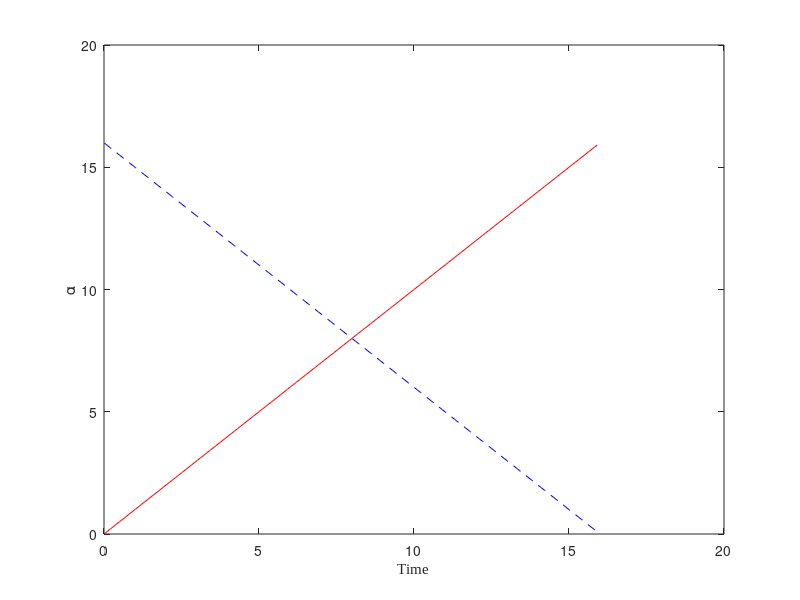

This figure's MATLAB source: (Note: this script raises an error after producing the figure.)
%The sadddle note bifurcation has problem when converging to the origin
%i.e. moving from left to right(it goes to infinity after reachin the biff
%point)
clear all, close all, clc
figpath = '../figures/';
addpath('./utils');
addpath('./NoiseFunctions/');
addpath('./plottingfunctions/');
rng(1)
%%
% Parameter to specify the type of analysis
analysisType = 'saddle';  % Change this to 'pitchfork' as needed when running different scripts

% Base directory for results
scriptFullPath = mfilename('fullpath');
[scriptPath, ~, ~] = fileparts(scriptFullPath);
resultsBasePath = fullfile(scriptPath, 'Results figures');

% Dynamic directory based on the analysis type
analysisPath = fullfile(resultsBasePath, analysisType);

% Ensure the directory exists
if ~exist(analysisPath, 'dir')
    mkdir(analysisPath);
end

% Define the path for the PDF file within the analysis directory
pdfPath = fullfile(analysisPath, 'ResultsFigures.pdf');

%%
%Number of variables
n = 3;

dt=0.1; %timestep

Initinterval = 16;
neg_inter = 0;
tinterval=[neg_inter Initinterval];
tspan2=[tinterval(2):-dt:tinterval(1)]; %interval for solving ODE
tspan=[.01:dt:tinterval(2)-tinterval(1)];
N = length(tspan);
options = odeset('RelTol',1e-12,'AbsTol',1e-12*ones(1,n));
X=[];

%Coeficients of polyorder 3 c1*t+c2*t^2+c3*t^3 & and final time value 
c=[1,0,0,Initinterval];
%Analitic polinomial
%y=c(1)*(tspan2)+c(2)*(tspan2).^2+c(3)*(tspan2).^3;
y=c(1)*(tspan)+c(2)*(tspan).^2+c(3)*(tspan).^3;
%derivative of analitical polinomial is : c1+2*c(2)*(tspan2)+3*c(3)*(tspan2).^2;

%inverted polinomial
y2=c(1)*(-tspan+tinterval(2) )+c(2)*(-tspan...
    +tinterval(2)).^2+c(3)*(-tspan+tinterval(2)).^3;

yzero = c(1)*(tspan+tinterval(1))+c(2)*(tspan+tinterval(1)).^2 ...
        +c(3).*(tspan+tinterval(1)).^3;

%The input of the system is the derivative of y2
% = -c(1)- 2*c(2)* (-y(1)+c(4)) - 3*c(3)*(-y(1)+c(4))^2;
%plot of inverted polinomial
figure(1)
plot(tspan,y,'r-',tspan,y2,'b--')
xlabel('Time', 'FontName', 'Times New Roman')  % Set xlabel font to Times New Roman
ylabel('\alpha')  % Use \alpha for the Greek letter alpha
hold on
xline(0,'k--');
set(gca,'FontSize',16);
l = legend('Explicit polynomial steady-state generation', 'Implicit polynomial - ODE data generation');
l.Position = [0.5, 0.84, 0.07, 0.071];
l.FontSize = 12;
% l.Location='northeast';
title('Inverted polynomial');
exportgraphics(gcf, pdfPath, 'ContentType', 'vector', 'Append', true);

%%
%Integration of hopf system

%reescaling is zero for my origina variables. 
xMax = [1,1,1];
for mu0=[yzero(1)]    
    %x0=sqrt(y2(1)/2) %Formula of radius of Initial Condition
    %for x0=sqrt(y2(1))%Formula of radius of Initial Condition
    for x0=sqrt(y(1))%Formula of radius of Initial Condition
        [t,x] = ode45(@(t,x) saddlenodeNewPoli(t,x,c,xMax,1,1),tspan,[tspan(1),mu0,x0],options);
         X = [X;x];
         % Variable x3 vs bifurcation parameter
    figure(2)
    hold on
    plot(x(:,2),x(:,3),'b-')
    
    xlabel('\alpha', 'FontName', 'Times New Roman')  % Alpha symbol and Times New Roman font for the xlabel
    ylabel('State', 'FontName', 'Times New Roman')  % Times New Roman font for the ylabel
    xline(0,'k--');
    set(gca, 'FontSize', 16, 'FontName', 'Times New Roman');  % Set the axes font to Times New Roman
    % l = legend('state variable vs bifurcation parameter');
    % l.FontSize = 14;
    % l.FontName = 'Times New Roman';  % Set the legend font to Times New Roman
    % l.Location = 'northeast';
    title('State vs \alpha (t)', 'FontName', 'Times New Roman')  % Use LaTeX markup for alpha and set font to Times New Roman
    hold off
    exportgraphics(gcf, pdfPath, 'ContentType', 'vector', 'Append', true);
  
    end
end

%Mu observed from equations of steady state

%[x,yzero] = xNormalization(x,yzero);
mufunc = @(x) (x(:,3).^2)*xMax(3)^2; 
mu_observed= mufunc(x);

%Polinomial fit

%Define the function to fit: "Poly order 2"
F1=@(weightdx,xdata)  weightdx(1)*(xdata+tinterval(1))+weightdx(2)*(xdata+tinterval(1)).^2 ...
        +weightdx(3).*(xdata+tinterval(1)).^3;


% curve fitting
weights0=[0.5 0.5 0.5]; %initial guess for weights
opts = optimoptions('lsqcurvefit','Display','off');
[weightdx, resnorm,~,exitflag,output] = lsqcurvefit(F1,weights0, tspan, mu_observed',[],[],opts);

%data predicted from F1 evaluated with the predicted coefficients
reproduced_data= F1(weightdx,tspan);


%plot of beta: real VS polinomial fit VS steady equations
plotState_Beta_time_Pred(tspan,x,mu_observed,yzero,reproduced_data,n,3,pdfPath)

%% Mu with ratio State-Noise

noise_scale = 0.01;

%create the maximum of the values of the tables. 
[xNoisy, Noise_normalized] = add_Noise_Max(x,noise_scale);

%next step is to use the noise for the figures. 
mu_obsNoisy = mufunc(xNoisy);

[weightdxNoise,resnormNoise,~,exitflagNoise,outputNoise] = lsqcurvefit(F1,weights0, tspan, mu_obsNoisy');

reproduced_dataNoisy= F1(weightdxNoise,tspan);

comparisonVector = [c(1:(length(c)-1));weightdx;weightdxNoise]


%% Noise analysis 
% Creation of comparison vector for different noise variances: 
VectorOfNoise = [0:0.1:0.5];
name = mfilename;
name = name(1:10);
%noise_Scale_maximum(F1,weights0, tspan, x,c,yzero,VectorOfNoise,name,mufunc)
figure
noise_5_Boxplots(F1,weights0, tspan, x,c,yzero,VectorOfNoise,name,mufunc,pdfPath)
